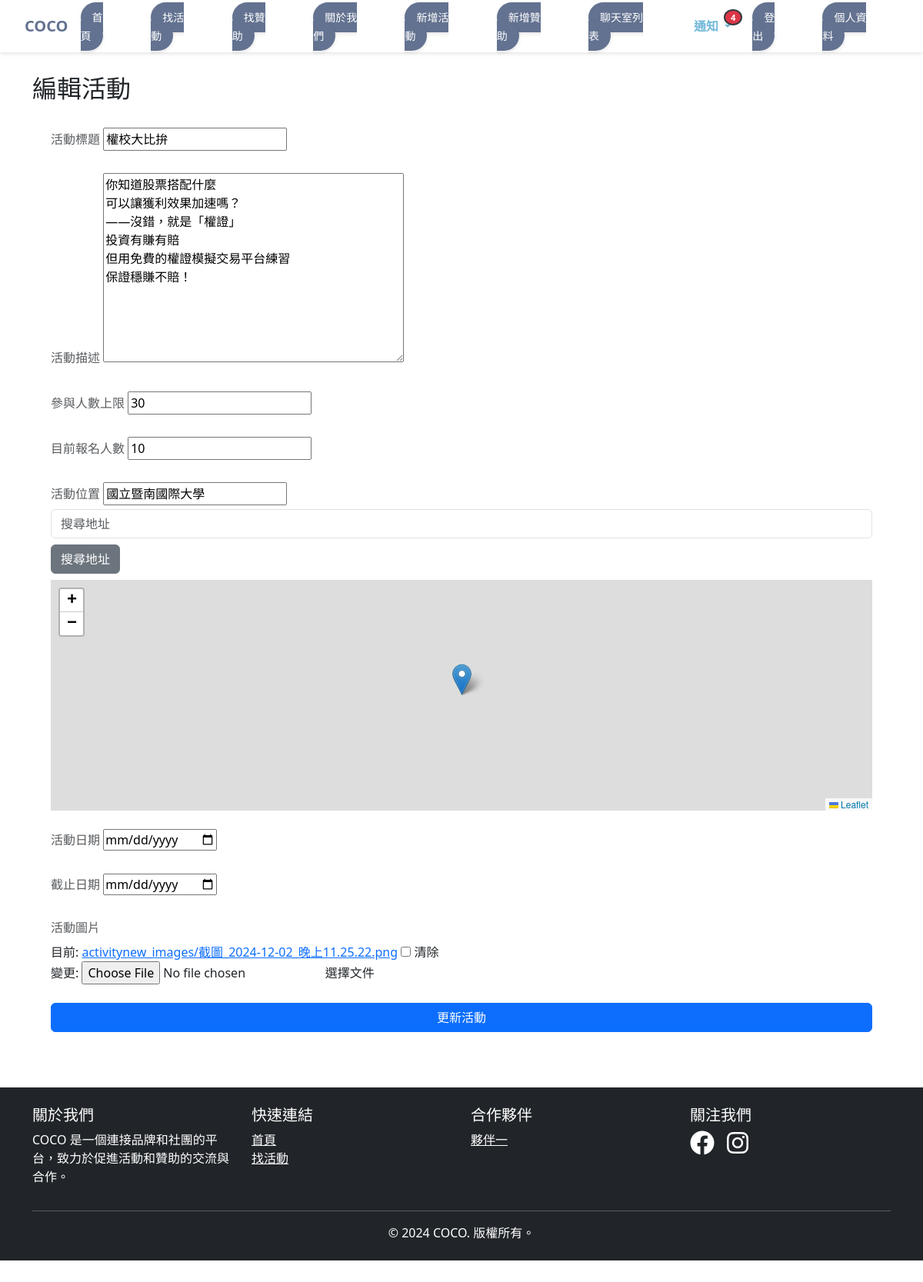
The page /activity/24/edit/ (signed in) on the database its author committed.
### events/models.py (models this page shows, shortened)
class Activitynew(models.Model):
    title = models.CharField(max_length=200)           # 活動名稱
    description = models.TextField()                   # 活動描述
    max_participants = models.IntegerField(null=True, blank=True)   #參與人數上限
    current_participants = models.IntegerField(null=True, blank=True)   #目前報名人數
    location = models.CharField(max_length=255, verbose_name="活動地點")
    latitude = models.FloatField(null=True, blank=True, verbose_name="緯度")
    longitude = models.FloatField(null=True, blank=True, verbose_name="經度")
    date = models.DateField()                          # 活動日期
    registration_deadline = models.DateField(null=True, blank=True) #活動截止日期
    image = models.ImageField(upload_to='activitynew_images/', blank=True, null=True,default=None)  # 活動圖片
    date_posted = models.DateTimeField(default=timezone.now)  # 活動發布日期
    check_status = models.BooleanField(default=False) # 審核狀態
    is_closed = models.BooleanField(default=False)  # 用於標記活動是否已結案
    result_photo = models.ImageField(upload_to='result_photos/', blank=True, null=True,default=None)
    is_active = models.BooleanField(default=True)
    organizer = models.ForeignKey(
        settings.AUTH_USER_MODEL,
        on_delete=models.CASCADE,
        related_name='organized_activities',
        null=True,
        blank=True
    )

### events/views.py (the view)
# urls.py: path('activity/<int:activity_id>/edit/', views.edit_activity, name='edit_activity'),
@login_required
def edit_activity(request, activity_id):
    activity = get_object_or_404(Activitynew, id=activity_id)
    if request.user != activity.organizer:
        messages.error(request, '您沒有權限編輯此活動')
        return redirect('activity_detail', activity_id=activity.id)
    if request.method == 'POST':
        form = ActivityForm(request.POST, request.FILES, instance=activity)
        if form.is_valid():
            form.save()
            messages.success(request, '活動已成功更新')
            return redirect('activity_detail', activity_id=activity.id)
    else:
        form = ActivityForm(instance=activity)
    return render(request, 'events/edit_activity.html', {'form': form, 'activity': activity})

### events/forms.py
class ActivityForm(forms.ModelForm):
    class Meta:
        model = Activitynew
        fields = ['title', 'description','max_participants','current_participants', 'location', 'date','registration_deadline', 'image','latitude', 'longitude']
        widgets = {
            'date': forms.DateInput(attrs={'type': 'date'}),
            'registration_deadline':forms.DateInput(attrs={'type': 'date'}),
            'latitude': forms.HiddenInput(),
            'longitude': forms.HiddenInput(),
        }
        labels = {
            'title': '活動標題',
            'description': '活動描述',
            'max_participants':'參與人數上限',
            'current_participants':'目前報名人數',
            'location': '活動位置',
            'date': '活動日期',
            'registration_deadline': '截止日期',
            'image': '活動圖片',
        }

### events/context_processors.py (called while the page is built)
def notifications(request):
    if request.user.is_authenticated:
        notifications = Notification.objects.filter(user=request.user).order_by('-created_at')
        unread_count = notifications.filter(is_read=False).count()
        return {
            'notifications': notifications[:5],  # 只在這裡進行切片
            'unread_notifications_count': unread_count
        }
    return {}

### events/templates/events/edit_activity.html (shortened to what this page needs)
{% extends 'base.html' %}
{% load static %}
{% block content %}
<div class="container mt-5">
    <h2>編輯活動</h2>
    <form method="post" enctype="multipart/form-data" class="needs-validation p-4" novalidate>
        {% for field in form %}
            <div class="form-group mb-4">
                {% if field.name != 'latitude' and field.name != 'longitude' %}
                    <label for="{{ field.id_for_label }}" class="form-label text-muted">{{ field.label }}</label>
                    {% if field.name == 'location' %}
                        {{ field }}
                        <input type="text" id="address" class="form-control mb-2" placeholder="搜尋地址">
                        <button type="button" class="btn btn-secondary mb-2" onclick="geocode()">搜尋地址</button>
                        <div id="map" style="height: 300px;" class="mb-2"></div>
                    {% elif field.field.widget.input_type == 'file' %}
                        <div class="custom-file">
                            {{ field }}
                            <label class="custom-file-label" for="{{ field.id_for_label }}">選擇文件</label>
                        </div>
                    {% else %}
                        {{ field }}
                    {% endif %}
                {% else %}
                    {{ field }}
                {% endif %}
            </div>
        {% endfor %}
        <button type="submit" class="btn btn-primary w-100">更新活動</button>
    </form>
</div>
{% endblock %}

### events/static/css/styles.css (style rules this page uses)
body { padding-top: 3rem; padding-bottom: 3rem; color: rgb(var(--bs-tertiary-color-rgb)); }

### rows shown on the page
Activitynew: form "權校大比拚" "你知道股票搭配什麼 可以讓獲利效果加速嗎？ ――沒錯，就是「權證」 投資有賺有賠 但用免費的權證模擬交易平台練習 保證穩賺不賠！" "30" "10", form "國立暨南國際大學"

### other values the page prints
{{ unread_notifications_count }} "4"
{{ field.label }} "活動標題" "活動描述" "參與人數上限" "目前報名人數" "活動位置" "活動日期" "截止日期" "活動圖片"
